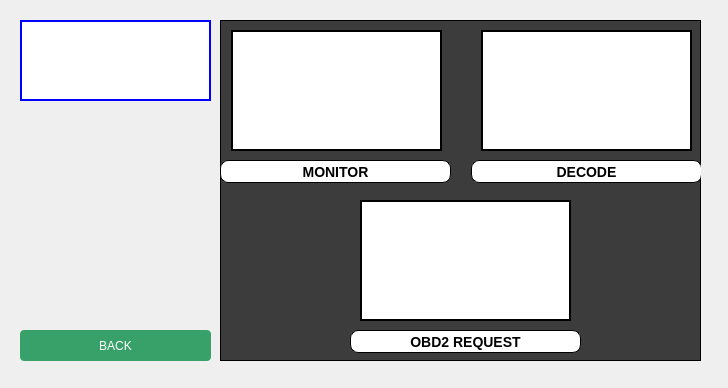
<?xml version="1.0" encoding="UTF-8"?>
<ui version="4.0">
 <class>Hynndai</class>
 <widget class="QDialog" name="Hynndai">
  <property name="geometry">
   <rect>
    <x>0</x>
    <y>0</y>
    <width>728</width>
    <height>388</height>
   </rect>
  </property>
  <property name="windowTitle">
   <string>Dialog</string>
  </property>
  <widget class="QLabel" name="label_6">
   <property name="geometry">
    <rect>
     <x>20</x>
     <y>110</y>
     <width>191</width>
     <height>211</height>
    </rect>
   </property>
   <property name="styleSheet">
    <string notr="true">image: url(:/Assets/backGroImage.jpg);</string>
   </property>
   <property name="text">
    <string/>
   </property>
  </widget>
  <widget class="QFrame" name="frame">
   <property name="geometry">
    <rect>
     <x>220</x>
     <y>20</y>
     <width>481</width>
     <height>341</height>
    </rect>
   </property>
   <property name="styleSheet">
    <string notr="true">border: 1px solid black;
background-color: rgb(60, 60, 60);</string>
   </property>
   <property name="frameShape">
    <enum>QFrame::Shape::StyledPanel</enum>
   </property>
   <property name="frameShadow">
    <enum>QFrame::Shadow::Raised</enum>
   </property>
   <widget class="QPushButton" name="pushButton_8">
    <property name="geometry">
     <rect>
      <x>130</x>
      <y>310</y>
      <width>231</width>
      <height>23</height>
     </rect>
    </property>
    <property name="styleSheet">
     <string notr="true">

QPushButton {
	font-family: 'Roboto', sans-serif;
    font-size: 14px;
    font-weight: 500;
    border-radius: 8px;
    color: rgb(0, 0, 0);
    border: 1px solid black;
	background-color: rgb(255, 255, 255);
    
}

</string>
    </property>
    <property name="text">
     <string>OBD2 REQUEST</string>
    </property>
   </widget>
   <widget class="QLabel" name="label_4">
    <property name="geometry">
     <rect>
      <x>140</x>
      <y>180</y>
      <width>211</width>
      <height>121</height>
     </rect>
    </property>
    <property name="styleSheet">
     <string notr="true">image: url(:/Assets/remote-frame-control-field.jpg);
background-color: rgb(255, 255, 255);
border: 2px solid black;</string>
    </property>
    <property name="text">
     <string/>
    </property>
   </widget>
   <widget class="QPushButton" name="pushButton_6">
    <property name="geometry">
     <rect>
      <x>251</x>
      <y>140</y>
      <width>231</width>
      <height>23</height>
     </rect>
    </property>
    <property name="styleSheet">
     <string notr="true">

QPushButton {
	font-family: 'Roboto', sans-serif;
    font-size: 14px;
    font-weight: 500;
    border-radius: 8px;
    color: rgb(0, 0, 0);
    border: 1px solid black;
	background-color: rgb(255, 255, 255);
    
}

</string>
    </property>
    <property name="text">
     <string>DECODE</string>
    </property>
   </widget>
   <widget class="QPushButton" name="pushButtonMonitor">
    <property name="geometry">
     <rect>
      <x>0</x>
      <y>140</y>
      <width>231</width>
      <height>23</height>
     </rect>
    </property>
    <property name="styleSheet">
     <string notr="true">

QPushButton {
	font-family: 'Roboto', sans-serif;
    font-size: 14px;
    font-weight: 500;
    border-radius: 8px;
    color: rgb(0, 0, 0);
    border: 1px solid black;
	background-color: rgb(255, 255, 255);
    
}

</string>
    </property>
    <property name="text">
     <string>MONITOR</string>
    </property>
   </widget>
   <widget class="QLabel" name="label_2">
    <property name="geometry">
     <rect>
      <x>11</x>
      <y>10</y>
      <width>211</width>
      <height>121</height>
     </rect>
    </property>
    <property name="styleSheet">
     <string notr="true">image: url(:/Assets/minotor_imager.png);
border: 2px solid black;
background-color: rgb(255, 255, 255);</string>
    </property>
    <property name="text">
     <string/>
    </property>
   </widget>
   <widget class="QLabel" name="label">
    <property name="geometry">
     <rect>
      <x>261</x>
      <y>10</y>
      <width>211</width>
      <height>121</height>
     </rect>
    </property>
    <property name="styleSheet">
     <string notr="true">image: url(:/Assets/decode.jpg);
background-color: rgb(255, 255, 255);
border: 2px solid black;</string>
    </property>
    <property name="text">
     <string/>
    </property>
   </widget>
  </widget>
  <widget class="QLabel" name="label_5">
   <property name="geometry">
    <rect>
     <x>20</x>
     <y>20</y>
     <width>191</width>
     <height>81</height>
    </rect>
   </property>
   <property name="styleSheet">
    <string notr="true">
image: url(:/Car_logos/hyundai logo.png);
border: 2px solid blue;
background-color: rgb(255, 255, 255);</string>
   </property>
   <property name="text">
    <string/>
   </property>
  </widget>
  <widget class="QPushButton" name="buttonHome">
   <property name="geometry">
    <rect>
     <x>20</x>
     <y>330</y>
     <width>191</width>
     <height>31</height>
    </rect>
   </property>
   <property name="styleSheet">
    <string notr="true">background-color: #38A169; color: white;
border-radius: 4px;</string>
   </property>
   <property name="text">
    <string>BACK</string>
   </property>
  </widget>
 </widget>
 <resources/>
 <connections/>
</ui>
